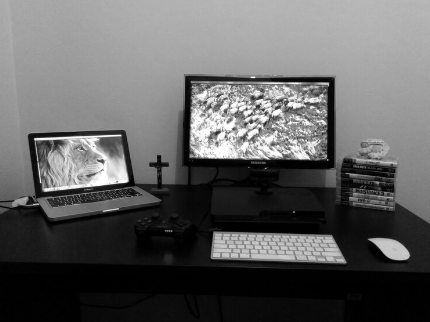
#> input picture imagens/mesa.png, 430 x 322 px
$ python mesaEqualizada.py
#> lines starting #> are read from the running program, lines starting #| are printed output that depends on the picture
import cv2 as cv
import numpy as np
import matplotlib.pyplot as plt


src = cv.imread("imagens/mesa.png", cv.IMREAD_GRAYSCALE)
#> src is the input picture: shape (322, 430); min 0, max 255, mean 96.6
clahe = cv.createCLAHE(clipLimit=2.0, tileGridSize=(8, 8))

equalizada = clahe.apply(src)
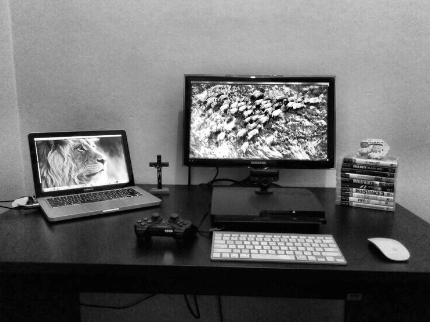
#> equalizada: shape (322, 430); min 0, max 255, mean 105.8
histograma = cv.calcHist([src], [0], None, [256], [0, 256])
#> histograma = 256 values, max 9964 at index 1, min 57 at index 217, mean 540.9
histogramaEq = cv.calcHist([equalizada], [0], None, [256], [0, 256])
#> histogramaEq = 256 values, max 6138 at index 6, min 2 at index 0, mean 540.9

# histograma
plt.plot(histograma, color='black')
plt.title("Histograma da Imagem em Escala de Cinza")
plt.xlabel("Intensidade de Pixels")
plt.ylabel("Frequência da Intensidade")
plt.bar(range(256), histograma.ravel(), color='black', width=1)
plt.xlim([0, 256])
plt.show()
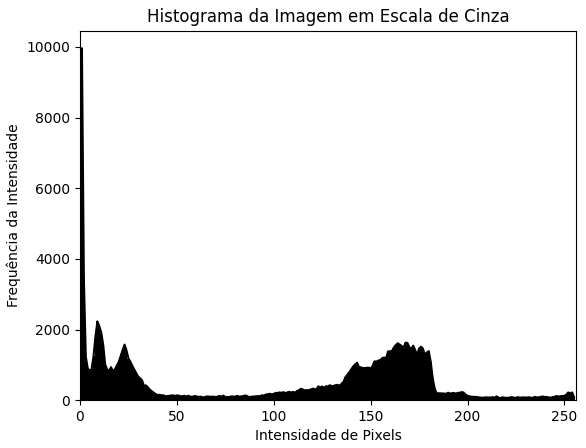
#> figure drawn by matplotlib, 1 panel; tallest bar 9964 high, from x = 0.5 to 1.5; curve peaks at x = 1, y = 9964

# [8 lines of commented-out code are left out]


cv.imshow("original", src)
cv.imshow("histogramaEq", equalizada)
cv.waitKey(0)
cv.destroyAllWindows()

$ run again, with imagens/metal.png copied over imagens/mesa.png
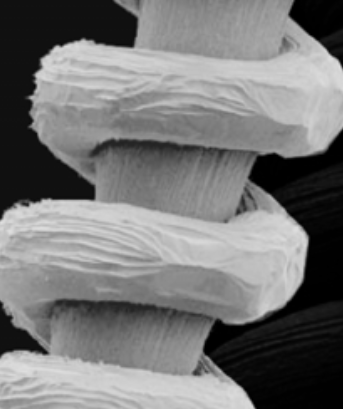
#> input picture imagens/metal.png, 343 x 409 px
#> src is the input picture: shape (409, 343); min 0, max 222, mean 118.4
#> `equalizada = clahe.apply(src)`:
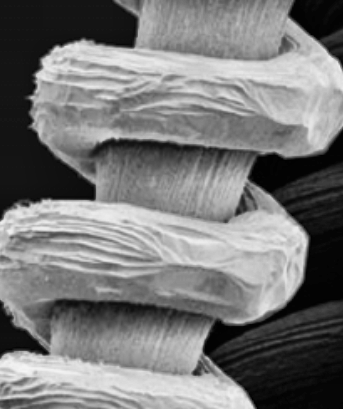
#> equalizada: shape (409, 343); min 1, max 245, mean 120.3
#> histograma = 256 values, max 12540 at index 16, min 0 at index 223, mean 548
#> histogramaEq = 256 values, max 5173 at index 19, min 0 at index 0, mean 548
#> `plt.show()`:
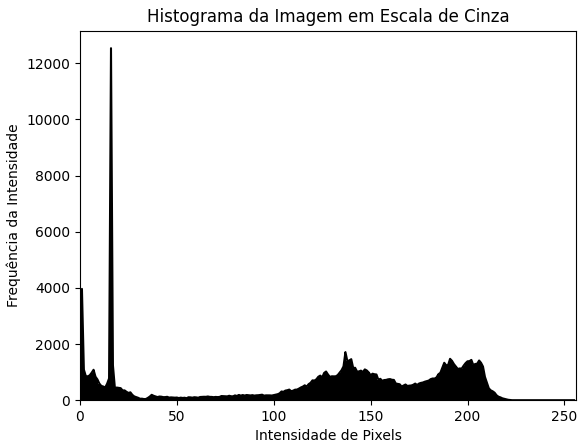
#> figure drawn by matplotlib, 1 panel; tallest bar 12540 high, from x = 15.5 to 16.5; curve peaks at x = 16, y = 12540
